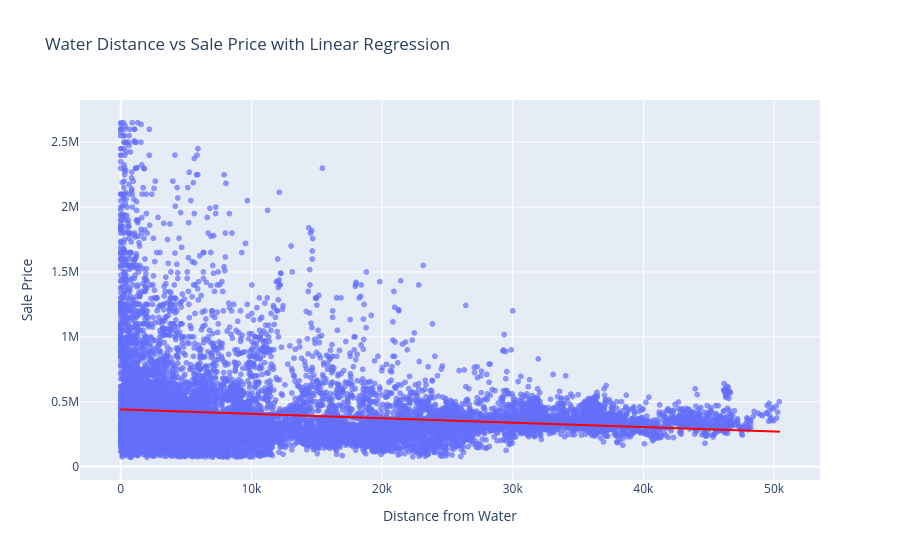

Notebook code cell kept with this figure:
### Code cell
#add on scatter/regresion
import statsmodels.api as sm

x = miami_data["WATER_DIST"]
y = miami_data["SALE_PRC"]
x = sm.add_constant(x)
model = sm.OLS(y, x).fit()
print(model.summary())

fig4 = px.scatter(
    miami_data,
    x="WATER_DIST",
    y="SALE_PRC",
    trendline="ols",
    trendline_color_override="red",
    title = "Water Distance vs Sale Price with Linear Regression",
    labels = {
        "WATER_DIST": "Distance from Water",
        "SALE_PRC": "Sale Price"
    }, 
    hover_data=["WATER_DIST", "SALE_PRC"],
    opacity=0.7,
)
fig4.show()


#sns.scatterplot(x="WATER_DIST", y="SALE_PRC", data=miami_data); not useful too many observations

### Figure 1 — Plotly figure (JSON) as saved in the notebook; plotly's stock layout.template omitted (floating-point values rounded to 4 significant figures; data arrays with more than 128 entries replaced by an {"elided": "..."} marker saying what was removed)
{"data": [{"hovertemplate": "Distance from Water=%{x}<br>Sale Price=%{y}<extra></extra>", "legendgroup": "", "marker": {"color": "#636efa", "opacity": 0.7, "symbol": "circle"}, "mode": "markers", "name": "", "showlegend": false, "type": "scattergl", "x": {"elided": "13932 float values"}, "xaxis": "x", "y": {"elided": "13932 int values"}, "yaxis": "y"}, {"hovertemplate": "<b>OLS trendline</b><br>SALE_PRC = -3.40098 * WATER_DIST + 440619<br>R<sup>2</sup>=0.016368<br><br>Distance from Water=%{x}<br>Sale Price=%{y} <b>(trend)</b><extra></extra>", "legendgroup": "", "line": {"color": "red"}, "marker": {"color": "#636efa", "symbol": "circle"}, "mode": "lines", "name": "", "showlegend": false, "type": "scattergl", "x": {"elided": "13932 float values"}, "xaxis": "x", "y": {"elided": "13932 float values"}, "yaxis": "y"}], "layout": {"legend": {"tracegroupgap": 0}, "title": {"text": "Water Distance vs Sale Price with Linear Regression"}, "xaxis": {"anchor": "y", "domain": [0, 1], "title": {"text": "Distance from Water"}}, "yaxis": {"anchor": "x", "domain": [0, 1], "title": {"text": "Sale Price"}}}}
